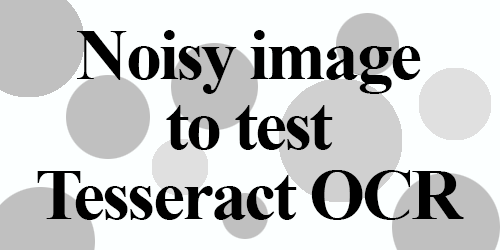
#> input picture example_01.png, 500 x 250 px
$ python color_match_histograms.py example_01.png OpenCV_Color_Matching_meanstddev.png   (older library calls are emulated)
#> lines starting #> are read from the running program, lines starting #| are printed output that depends on the picture
## Color Matching from img2 to img1
# color matching good for nose, mouth, not good for face
import numpy as np
import sys

from skimage import data
from skimage import color
from skimage.io import imread, imsave
from skimage import exposure
from skimage.transform import resize, match_histograms
import matplotlib.pyplot as plt

if len(sys.argv)>2:
    file1 = sys.argv[1] # src
    file2 = sys.argv[2] # dst
else:
    file1 = 'Halsey_nose.jpg'
    file2 = 'Ariana_nose.jpg'

reference = imread(file1)
#> reference is the input picture: shape (250, 500, 3); mean R, G, B 199.6, 201.1, 201.1
print(reference.shape)
#| (250, 500, 3)
image = imread(file2)
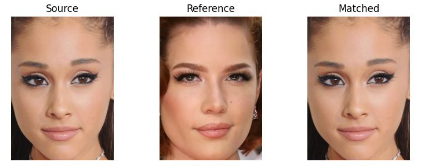
#> input picture OpenCV_Color_Matching_meanstddev.png, 425 x 167 px
#> image is the input picture: shape (167, 425, 4); mean R, G, B, A 204.8, 175.9, 161.8, 255

# resize img2 to img1
image = resize(image, (reference.shape[0], reference.shape[1]))
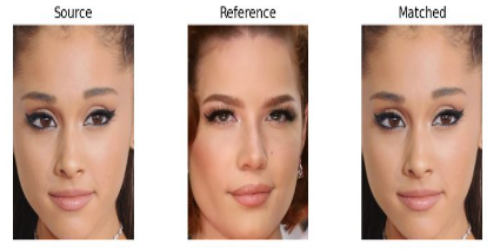
#> image: shape (250, 500, 4) float64; mean R, G, B, A 0.803, 0.69, 0.634, 1; transparent parts drawn white
print(image.shape)
#| (250, 500, 4)

# need to conver to hsv (rgb won't work for facial color matching)
reference_hsv = color.rgb2hsv(reference)
#> reference_hsv: shape (250, 500, 3) float64; mean of channels 0, 1, 2 0.248, 0.00582, 0.789
#> (the run stopped early here; a loop or call above may not have finished)
